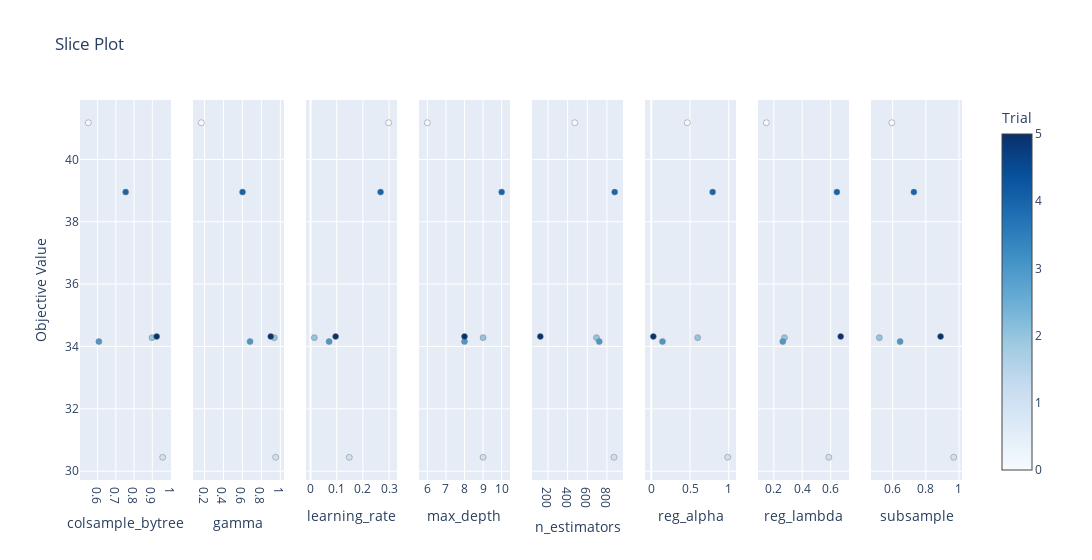

Notebook code cell kept with this figure:
### Code cell
optuna.visualization.plot_slice(study_tscv)

### Figure 1 — Plotly figure (JSON) as saved in the notebook; plotly's stock layout.template omitted (floating-point values rounded to 4 significant figures)
{"data": [{"marker": {"color": [0, 1, 2, 3, 4, 5], "colorbar": {"title": {"text": "Trial"}, "x": 1, "xpad": 40}, "colorscale": [[0, "rgb(247,251,255)"], [0.125, "rgb(222,235,247)"], [0.25, "rgb(198,219,239)"], [0.375, "rgb(158,202,225)"], [0.5, "rgb(107,174,214)"], [0.625, "rgb(66,146,198)"], [0.75, "rgb(33,113,181)"], [0.875, "rgb(8,81,156)"], [1, "rgb(8,48,107)"]], "line": {"color": "Grey", "width": 0.5}, "showscale": true}, "mode": "markers", "showlegend": false, "type": "scatter", "x": [0.5493, 0.9568, 0.8984, 0.6074, 0.754, 0.9241], "xaxis": "x", "y": [41.18, 30.45, 34.28, 34.16, 38.95, 34.32], "yaxis": "y"}, {"marker": {"color": [0, 1, 2, 3, 4, 5], "colorbar": {"title": {"text": "Trial"}, "x": 1, "xpad": 40}, "colorscale": [[0, "rgb(247,251,255)"], [0.125, "rgb(222,235,247)"], [0.25, "rgb(198,219,239)"], [0.375, "rgb(158,202,225)"], [0.5, "rgb(107,174,214)"], [0.625, "rgb(66,146,198)"], [0.75, "rgb(33,113,181)"], [0.875, "rgb(8,81,156)"], [1, "rgb(8,48,107)"]], "line": {"color": "Grey", "width": 0.5}, "showscale": false}, "mode": "markers", "showlegend": false, "type": "scatter", "x": [0.1657, 0.9509, 0.9365, 0.6801, 0.6011, 0.899], "xaxis": "x2", "y": [41.18, 30.45, 34.28, 34.16, 38.95, 34.32], "yaxis": "y2"}, {"marker": {"color": [0, 1, 2, 3, 4, 5], "colorbar": {"title": {"text": "Trial"}, "x": 1, "xpad": 40}, "colorscale": [[0, "rgb(247,251,255)"], [0.125, "rgb(222,235,247)"], [0.25, "rgb(198,219,239)"], [0.375, "rgb(158,202,225)"], [0.5, "rgb(107,174,214)"], [0.625, "rgb(66,146,198)"], [0.75, "rgb(33,113,181)"], [0.875, "rgb(8,81,156)"], [1, "rgb(8,48,107)"]], "line": {"color": "Grey", "width": 0.5}, "showscale": false}, "mode": "markers", "showlegend": false, "type": "scatter", "x": [0.2985, 0.1481, 0.01436, 0.07091, 0.2675, 0.0957], "xaxis": "x3", "y": [41.18, 30.45, 34.28, 34.16, 38.95, 34.32], "yaxis": "y3"}, {"marker": {"color": [0, 1, 2, 3, 4, 5], "colorbar": {"title": {"text": "Trial"}, "x": 1, "xpad": 40}, "colorscale": [[0, "rgb(247,251,255)"], [0.125, "rgb(222,235,247)"], [0.25, "rgb(198,219,239)"], [0.375, "rgb(158,202,225)"], [0.5, "rgb(107,174,214)"], [0.625, "rgb(66,146,198)"], [0.75, "rgb(33,113,181)"], [0.875, "rgb(8,81,156)"], [1, "rgb(8,48,107)"]], "line": {"color": "Grey", "width": 0.5}, "showscale": false}, "mode": "markers", "showlegend": false, "type": "scatter", "x": [6, 9, 9, 8, 10, 8], "xaxis": "x4", "y": [41.18, 30.45, 34.28, 34.16, 38.95, 34.32], "yaxis": "y4"}, {"marker": {"color": [0, 1, 2, 3, 4, 5], "colorbar": {"title": {"text": "Trial"}, "x": 1, "xpad": 40}, "colorscale": [[0, "rgb(247,251,255)"], [0.125, "rgb(222,235,247)"], [0.25, "rgb(198,219,239)"], [0.375, "rgb(158,202,225)"], [0.5, "rgb(107,174,214)"], [0.625, "rgb(66,146,198)"], [0.75, "rgb(33,113,181)"], [0.875, "rgb(8,81,156)"], [1, "rgb(8,48,107)"]], "line": {"color": "Grey", "width": 0.5}, "showscale": false}, "mode": "markers", "showlegend": false, "type": "scatter", "x": [473, 872, 694, 722, 879, 122], "xaxis": "x5", "y": [41.18, 30.45, 34.28, 34.16, 38.95, 34.32], "yaxis": "y5"}, {"marker": {"color": [0, 1, 2, 3, 4, 5], "colorbar": {"title": {"text": "Trial"}, "x": 1, "xpad": 40}, "colorscale": [[0, "rgb(247,251,255)"], [0.125, "rgb(222,235,247)"], [0.25, "rgb(198,219,239)"], [0.375, "rgb(158,202,225)"], [0.5, "rgb(107,174,214)"], [0.625, "rgb(66,146,198)"], [0.75, "rgb(33,113,181)"], [0.875, "rgb(8,81,156)"], [1, "rgb(8,48,107)"]], "line": {"color": "Grey", "width": 0.5}, "showscale": false}, "mode": "markers", "showlegend": false, "type": "scatter", "x": [0.4654, 0.9865, 0.5992, 0.1449, 0.7923, 0.02655], "xaxis": "x6", "y": [41.18, 30.45, 34.28, 34.16, 38.95, 34.32], "yaxis": "y6"}, {"marker": {"color": [0, 1, 2, 3, 4, 5], "colorbar": {"title": {"text": "Trial"}, "x": 1, "xpad": 40}, "colorscale": [[0, "rgb(247,251,255)"], [0.125, "rgb(222,235,247)"], [0.25, "rgb(198,219,239)"], [0.375, "rgb(158,202,225)"], [0.5, "rgb(107,174,214)"], [0.625, "rgb(66,146,198)"], [0.75, "rgb(33,113,181)"], [0.875, "rgb(8,81,156)"], [1, "rgb(8,48,107)"]], "line": {"color": "Grey", "width": 0.5}, "showscale": false}, "mode": "markers", "showlegend": false, "type": "scatter", "x": [0.1475, 0.5871, 0.2755, 0.2634, 0.6442, 0.6709], "xaxis": "x7", "y": [41.18, 30.45, 34.28, 34.16, 38.95, 34.32], "yaxis": "y7"}, {"marker": {"color": [0, 1, 2, 3, 4, 5], "colorbar": {"title": {"text": "Trial"}, "x": 1, "xpad": 40}, "colorscale": [[0, "rgb(247,251,255)"], [0.125, "rgb(222,235,247)"], [0.25, "rgb(198,219,239)"], [0.375, "rgb(158,202,225)"], [0.5, "rgb(107,174,214)"], [0.625, "rgb(66,146,198)"], [0.75, "rgb(33,113,181)"], [0.875, "rgb(8,81,156)"], [1, "rgb(8,48,107)"]], "line": {"color": "Grey", "width": 0.5}, "showscale": false}, "mode": "markers", "showlegend": false, "type": "scatter", "x": [0.5952, 0.9681, 0.5198, 0.645, 0.728, 0.889], "xaxis": "x8", "y": [41.18, 30.45, 34.28, 34.16, 38.95, 34.32], "yaxis": "y8"}], "layout": {"title": {"text": "Slice Plot"}, "width": 2400, "xaxis": {"anchor": "y", "domain": [0, 0.1031], "title": {"text": "colsample_bytree"}}, "xaxis2": {"anchor": "y2", "domain": [0.1281, 0.2312], "title": {"text": "gamma"}}, "xaxis3": {"anchor": "y3", "domain": [0.2562, 0.3594], "title": {"text": "learning_rate"}}, "xaxis4": {"anchor": "y4", "domain": [0.3844, 0.4875], "title": {"text": "max_depth"}}, "xaxis5": {"anchor": "y5", "domain": [0.5125, 0.6156], "title": {"text": "n_estimators"}}, "xaxis6": {"anchor": "y6", "domain": [0.6406, 0.7438], "title": {"text": "reg_alpha"}}, "xaxis7": {"anchor": "y7", "domain": [0.7688, 0.8719], "title": {"text": "reg_lambda"}}, "xaxis8": {"anchor": "y8", "domain": [0.8969, 1], "title": {"text": "subsample"}}, "yaxis": {"anchor": "x", "domain": [0, 1], "title": {"text": "Objective Value"}}, "yaxis2": {"anchor": "x2", "domain": [0, 1], "matches": "y", "showticklabels": false}, "yaxis3": {"anchor": "x3", "domain": [0, 1], "matches": "y", "showticklabels": false}, "yaxis4": {"anchor": "x4", "domain": [0, 1], "matches": "y", "showticklabels": false}, "yaxis5": {"anchor": "x5", "domain": [0, 1], "matches": "y", "showticklabels": false}, "yaxis6": {"anchor": "x6", "domain": [0, 1], "matches": "y", "showticklabels": false}, "yaxis7": {"anchor": "x7", "domain": [0, 1], "matches": "y", "showticklabels": false}, "yaxis8": {"anchor": "x8", "domain": [0, 1], "matches": "y", "showticklabels": false}}}
